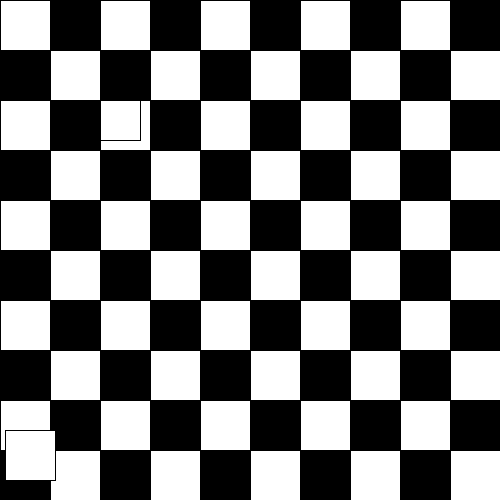
Frame 1 (no input)
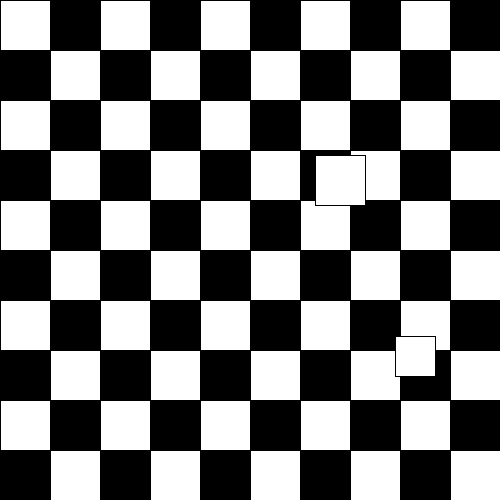
Frame 60 (the mouse pressed at the canvas centre just before this capture)
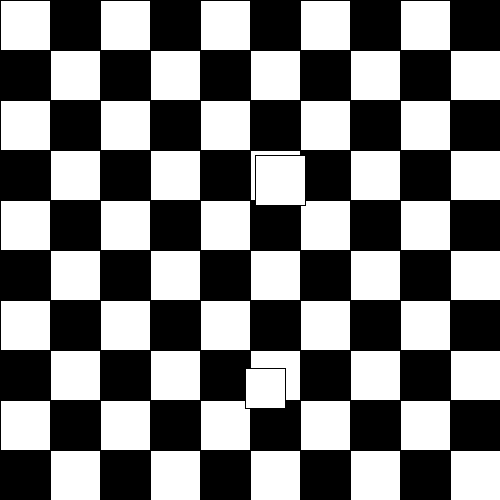
Frame 120 (the mouse held since frame 60 and released just before this capture)

The Processing sketch that drew these frames (run headless with seeded random() and noise(); from frame 60 on, the mouse is pressed at the canvas centre):

// Processing sketch: processing_115570
// ── processing_115570.pde

int x = 100;
int y = 100;
int x2 = 5;
int y2 = 430;
boolean reverseX = false;
boolean reverseY = false;
boolean reverseX2 = false;
boolean reverseY2 = false;
float gradientColor = 0;


void setup () {
  size (500,500);
}

void draw () {
  background (0);
  
  for (int j = 0; j < 5; j++){
    for (int i = 0; i < 5; i++) {
      float xPos = 100 * i;
      float yPos = 100 * j;
      rect(xPos, yPos, 50, 50);
 
    }
  }
  fill(255, 255, 255);
  for (int j = 0; j < 5; j++){
    for (int i = 0; i < 5; i++) {
      float xPos = 50 + 100 * i;
      float yPos = 50 + 100 * j;
      rect(xPos, yPos, 50, 50); 
    }
  }

  
  fill (255);
  rect (x,y,40,40);
  //x axis Square 1
  if ( x >= 470) {
 reverseX = true;
  } else if( x  <=-0){
    reverseX = false;
  }
 if(reverseX) {
   x-=5;
    }else{
     x+=5;
    }
    //y axis
    if ( y >= 470) {
 reverseY = true;
  } else if( y  <=-0){
    reverseY = false;
  }
 if(reverseY) {
   y-=4;
    }else{
     y+=4;
    }
    
    
    rect (x2,y2,50,50);
  //x axis Square 2
  if ( x2 >= 450) {
 reverseX2 = true;
  } else if( x2  <=-10){
    reverseX2 = false;
  }
 if(reverseX2) {
   x2-=10;
    }else{
     x2+=10;
    }
    //y axis
    if ( y2 >= 475) {
 reverseY2 = true;
  } else if( y2  <=25){
    reverseY2 = false;
  }
 if(reverseY2) {
   y2-=11;
    }else{
     y2+=11;
    }

}
